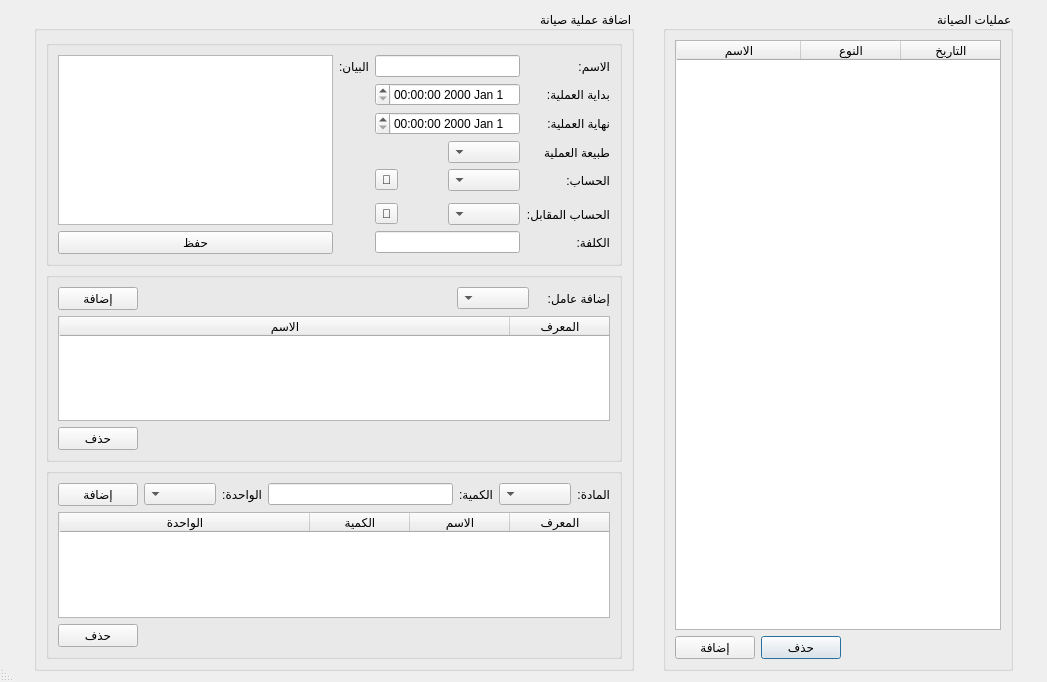
<?xml version="1.0" encoding="UTF-8"?>
<ui version="4.0">
 <class>Machine_Maintenance</class>
 <widget class="QDialog" name="Machine_Maintenance">
  <property name="windowModality">
   <enum>Qt::ApplicationModal</enum>
  </property>
  <property name="geometry">
   <rect>
    <x>0</x>
    <y>0</y>
    <width>1047</width>
    <height>682</height>
   </rect>
  </property>
  <property name="maximumSize">
   <size>
    <width>16777215</width>
    <height>700</height>
   </size>
  </property>
  <property name="windowTitle">
   <string>سجل الصيانة</string>
  </property>
  <property name="layoutDirection">
   <enum>Qt::RightToLeft</enum>
  </property>
  <property name="sizeGripEnabled">
   <bool>true</bool>
  </property>
  <property name="modal">
   <bool>true</bool>
  </property>
  <layout class="QGridLayout" name="gridLayout">
   <item row="0" column="0">
    <widget class="QGroupBox" name="groupBox">
     <property name="maximumSize">
      <size>
       <width>350</width>
       <height>16777215</height>
      </size>
     </property>
     <property name="title">
      <string>عمليات الصيانة</string>
     </property>
     <layout class="QGridLayout" name="gridLayout_2">
      <item row="0" column="0" colspan="3">
       <widget class="QTableWidget" name="maintenance_record_table">
        <property name="editTriggers">
         <set>QAbstractItemView::NoEditTriggers</set>
        </property>
        <property name="selectionBehavior">
         <enum>QAbstractItemView::SelectRows</enum>
        </property>
        <attribute name="horizontalHeaderStretchLastSection">
         <bool>true</bool>
        </attribute>
        <column>
         <property name="text">
          <string>التاريخ</string>
         </property>
        </column>
        <column>
         <property name="text">
          <string>النوع</string>
         </property>
        </column>
        <column>
         <property name="text">
          <string>الاسم</string>
         </property>
        </column>
       </widget>
      </item>
      <item row="1" column="0">
       <spacer name="horizontalSpacer_2">
        <property name="orientation">
         <enum>Qt::Horizontal</enum>
        </property>
        <property name="sizeType">
         <enum>QSizePolicy::Expanding</enum>
        </property>
        <property name="sizeHint" stdset="0">
         <size>
          <width>255</width>
          <height>20</height>
         </size>
        </property>
       </spacer>
      </item>
      <item row="1" column="1">
       <widget class="QPushButton" name="delete_maintenance_operation_btn">
        <property name="maximumSize">
         <size>
          <width>16777215</width>
          <height>16777215</height>
         </size>
        </property>
        <property name="text">
         <string>حذف</string>
        </property>
       </widget>
      </item>
      <item row="1" column="2">
       <widget class="QPushButton" name="add_machine_maintenance">
        <property name="maximumSize">
         <size>
          <width>16777215</width>
          <height>16777215</height>
         </size>
        </property>
        <property name="text">
         <string>إضافة</string>
        </property>
       </widget>
      </item>
     </layout>
    </widget>
   </item>
   <item row="0" column="1">
    <widget class="QGroupBox" name="groupBox_2">
     <property name="maximumSize">
      <size>
       <width>600</width>
       <height>16777215</height>
      </size>
     </property>
     <property name="title">
      <string>اضافة عملية صيانة</string>
     </property>
     <layout class="QGridLayout" name="gridLayout_4">
      <item row="1" column="0">
       <widget class="QGroupBox" name="groupBox_3">
        <property name="sizePolicy">
         <sizepolicy hsizetype="Preferred" vsizetype="Preferred">
          <horstretch>0</horstretch>
          <verstretch>0</verstretch>
         </sizepolicy>
        </property>
        <property name="maximumSize">
         <size>
          <width>16777215</width>
          <height>700</height>
         </size>
        </property>
        <property name="baseSize">
         <size>
          <width>0</width>
          <height>600</height>
         </size>
        </property>
        <property name="title">
         <string/>
        </property>
        <layout class="QGridLayout" name="gridLayout_7">
         <item row="0" column="5">
          <widget class="QPushButton" name="add_employee_btn">
           <property name="maximumSize">
            <size>
             <width>16777215</width>
             <height>16777215</height>
            </size>
           </property>
           <property name="text">
            <string>إضافة</string>
           </property>
          </widget>
         </item>
         <item row="0" column="0">
          <widget class="QLabel" name="label_18">
           <property name="text">
            <string>إضافة عامل:</string>
           </property>
          </widget>
         </item>
         <item row="1" column="0" colspan="6">
          <widget class="QTableWidget" name="employees_table">
           <property name="editTriggers">
            <set>QAbstractItemView::NoEditTriggers</set>
           </property>
           <property name="selectionBehavior">
            <enum>QAbstractItemView::SelectRows</enum>
           </property>
           <attribute name="horizontalHeaderStretchLastSection">
            <bool>true</bool>
           </attribute>
           <column>
            <property name="text">
             <string>المعرف</string>
            </property>
           </column>
           <column>
            <property name="text">
             <string>الاسم</string>
            </property>
           </column>
          </widget>
         </item>
         <item row="0" column="4">
          <spacer name="horizontalSpacer">
           <property name="orientation">
            <enum>Qt::Horizontal</enum>
           </property>
           <property name="sizeHint" stdset="0">
            <size>
             <width>216</width>
             <height>20</height>
            </size>
           </property>
          </spacer>
         </item>
         <item row="2" column="0" colspan="5">
          <spacer name="horizontalSpacer_4">
           <property name="orientation">
            <enum>Qt::Horizontal</enum>
           </property>
           <property name="sizeHint" stdset="0">
            <size>
             <width>441</width>
             <height>20</height>
            </size>
           </property>
          </spacer>
         </item>
         <item row="0" column="3">
          <widget class="QComboBox" name="employees_combobox"/>
         </item>
         <item row="2" column="5">
          <widget class="QPushButton" name="delete_employee_btn">
           <property name="maximumSize">
            <size>
             <width>9999999</width>
             <height>16777215</height>
            </size>
           </property>
           <property name="text">
            <string>حذف</string>
           </property>
          </widget>
         </item>
        </layout>
       </widget>
      </item>
      <item row="2" column="0">
       <widget class="QGroupBox" name="groupBox_4">
        <property name="title">
         <string/>
        </property>
        <layout class="QGridLayout" name="gridLayout_6">
         <item row="0" column="4">
          <widget class="QLabel" name="label_21">
           <property name="text">
            <string>الواحدة:</string>
           </property>
          </widget>
         </item>
         <item row="0" column="2">
          <widget class="QLabel" name="label_22">
           <property name="text">
            <string>الكمية:</string>
           </property>
          </widget>
         </item>
         <item row="0" column="6">
          <widget class="QPushButton" name="add_material_btn">
           <property name="maximumSize">
            <size>
             <width>9999999</width>
             <height>16777215</height>
            </size>
           </property>
           <property name="text">
            <string>إضافة</string>
           </property>
          </widget>
         </item>
         <item row="0" column="1">
          <widget class="QComboBox" name="materials_combobox"/>
         </item>
         <item row="1" column="0" colspan="7">
          <widget class="QTableWidget" name="maintenance_materials_table">
           <property name="editTriggers">
            <set>QAbstractItemView::NoEditTriggers</set>
           </property>
           <property name="selectionBehavior">
            <enum>QAbstractItemView::SelectRows</enum>
           </property>
           <attribute name="horizontalHeaderStretchLastSection">
            <bool>true</bool>
           </attribute>
           <column>
            <property name="text">
             <string>المعرف</string>
            </property>
           </column>
           <column>
            <property name="text">
             <string>الاسم</string>
            </property>
           </column>
           <column>
            <property name="text">
             <string>الكمية</string>
            </property>
           </column>
           <column>
            <property name="text">
             <string>الواحدة</string>
            </property>
           </column>
          </widget>
         </item>
         <item row="0" column="5">
          <widget class="QComboBox" name="unit_combobox"/>
         </item>
         <item row="2" column="0" colspan="6">
          <spacer name="horizontalSpacer_3">
           <property name="orientation">
            <enum>Qt::Horizontal</enum>
           </property>
           <property name="sizeHint" stdset="0">
            <size>
             <width>454</width>
             <height>20</height>
            </size>
           </property>
          </spacer>
         </item>
         <item row="0" column="3">
          <widget class="QLineEdit" name="quantity_input">
           <property name="minimumSize">
            <size>
             <width>0</width>
             <height>0</height>
            </size>
           </property>
           <property name="maximumSize">
            <size>
             <width>16777215</width>
             <height>16777215</height>
            </size>
           </property>
          </widget>
         </item>
         <item row="0" column="0">
          <widget class="QLabel" name="label_19">
           <property name="maximumSize">
            <size>
             <width>16777215</width>
             <height>16777215</height>
            </size>
           </property>
           <property name="text">
            <string>المادة:</string>
           </property>
          </widget>
         </item>
         <item row="2" column="6">
          <widget class="QPushButton" name="delete_material_btn">
           <property name="maximumSize">
            <size>
             <width>9999999</width>
             <height>16777215</height>
            </size>
           </property>
           <property name="text">
            <string>حذف</string>
           </property>
          </widget>
         </item>
        </layout>
       </widget>
      </item>
      <item row="0" column="0">
       <widget class="QGroupBox" name="groupBox_5">
        <property name="title">
         <string/>
        </property>
        <layout class="QGridLayout" name="gridLayout_3">
         <item row="7" column="1" colspan="3">
          <widget class="QLineEdit" name="cost_input">
           <property name="minimumSize">
            <size>
             <width>0</width>
             <height>0</height>
            </size>
           </property>
           <property name="maximumSize">
            <size>
             <width>16777215</width>
             <height>16777215</height>
            </size>
           </property>
          </widget>
         </item>
         <item row="1" column="1" colspan="3">
          <widget class="QDateTimeEdit" name="maintenance_start_date_input"/>
         </item>
         <item row="6" column="1">
          <widget class="QComboBox" name="opposite_account_combobox"/>
         </item>
         <item row="3" column="1">
          <widget class="QComboBox" name="maintenance_type_combobox"/>
         </item>
         <item row="1" column="0">
          <widget class="QLabel" name="label_5">
           <property name="text">
            <string>بداية العملية:</string>
           </property>
          </widget>
         </item>
         <item row="7" column="0">
          <widget class="QLabel" name="label_13">
           <property name="text">
            <string>الكلفة:</string>
           </property>
          </widget>
         </item>
         <item row="6" column="0">
          <widget class="QLabel" name="label_12">
           <property name="text">
            <string>الحساب المقابل:</string>
           </property>
          </widget>
         </item>
         <item row="2" column="0">
          <widget class="QLabel" name="label_10">
           <property name="text">
            <string>نهاية العملية:</string>
           </property>
          </widget>
         </item>
         <item row="0" column="5" rowspan="7">
          <widget class="QTextEdit" name="report_input"/>
         </item>
         <item row="0" column="0">
          <widget class="QLabel" name="label_4">
           <property name="text">
            <string>الاسم:</string>
           </property>
          </widget>
         </item>
         <item row="0" column="1" colspan="3">
          <widget class="QLineEdit" name="maintenance_operation_name_input">
           <property name="minimumSize">
            <size>
             <width>0</width>
             <height>0</height>
            </size>
           </property>
           <property name="maximumSize">
            <size>
             <width>16777215</width>
             <height>16777215</height>
            </size>
           </property>
          </widget>
         </item>
         <item row="0" column="4">
          <widget class="QLabel" name="label_9">
           <property name="text">
            <string>البيان:</string>
           </property>
          </widget>
         </item>
         <item row="2" column="1" colspan="3">
          <widget class="QDateTimeEdit" name="maintenance_end_date_input"/>
         </item>
         <item row="3" column="0">
          <widget class="QLabel" name="label_8">
           <property name="text">
            <string>طبيعة العملية</string>
           </property>
          </widget>
         </item>
         <item row="4" column="0">
          <widget class="QLabel" name="label_11">
           <property name="text">
            <string>الحساب:</string>
           </property>
          </widget>
         </item>
         <item row="7" column="5">
          <widget class="QPushButton" name="save_maintenance_info_btn">
           <property name="maximumSize">
            <size>
             <width>16777215</width>
             <height>700</height>
            </size>
           </property>
           <property name="text">
            <string>حفظ</string>
           </property>
          </widget>
         </item>
         <item row="4" column="3">
          <widget class="QToolButton" name="select_account_btn">
           <property name="text">
            <string>🔎</string>
           </property>
          </widget>
         </item>
         <item row="6" column="3">
          <widget class="QToolButton" name="select_opposite_account_btn">
           <property name="text">
            <string>🔎</string>
           </property>
          </widget>
         </item>
         <item row="4" column="1">
          <widget class="QComboBox" name="account_combobox"/>
         </item>
        </layout>
       </widget>
      </item>
     </layout>
    </widget>
   </item>
  </layout>
 </widget>
 <resources/>
 <connections/>
</ui>
